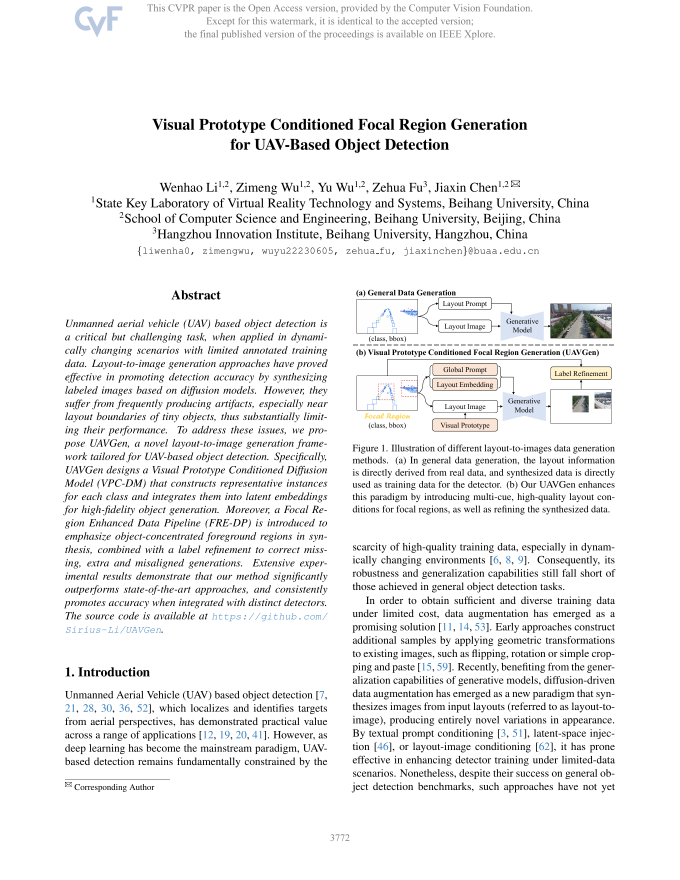
#> input picture paper/ppt_uavgen_cvpr2026/source/pages_240dpi/page-01.png, 2040 x 2640 px, found by its file name (shown at 1/3 size); its folder holds 4 pictures in this run
$ python crop_assets.py
#> lines starting #> are read from the running program, lines starting #| are printed output that depends on the picture
from pathlib import Path

from PIL import Image


ROOT = Path(r"H:\degree-dissertation\paper\ppt_uavgen_cvpr2026")
PAGES = ROOT / "source" / "pages_240dpi"
OUT = ROOT / "assets" / "figures"
OUT.mkdir(parents=True, exist_ok=True)


def crop(page: int, box: tuple[int, int, int, int], name: str) -> Path:
#> called with page = 1, box = (1055, 855, 1875, 1075), name = 'fig1_general.png'
    image = Image.open(PAGES / f"page-{page:02d}.png").convert("RGB")
#> image is the input picture: PIL image 2040x2640 RGB; mean R, G, B 239.9, 240, 240
    target = OUT / name
    image.crop(box).save(target, quality=96)
    return target


def fit_on_white(image: Image.Image, size: tuple[int, int]) -> Image.Image:
    image = image.copy()
    image.thumbnail(size, Image.Resampling.LANCZOS)
    canvas = Image.new("RGB", size, "white")
    x = (size[0] - image.width) // 2
    y = (size[1] - image.height) // 2
    canvas.paste(image, (x, y))
    return canvas


crop(1, (1055, 855, 1875, 1075), "fig1_general.png")
crop(1, (1055, 1080, 1880, 1310), "fig1_uavgen.png")
crop(3, (185, 225, 1835, 1425), "fig2_architecture.png")
#> call 3 of crop, with page = 3, box = (185, 225, 1835, 1425), name = 'fig2_architecture.png'
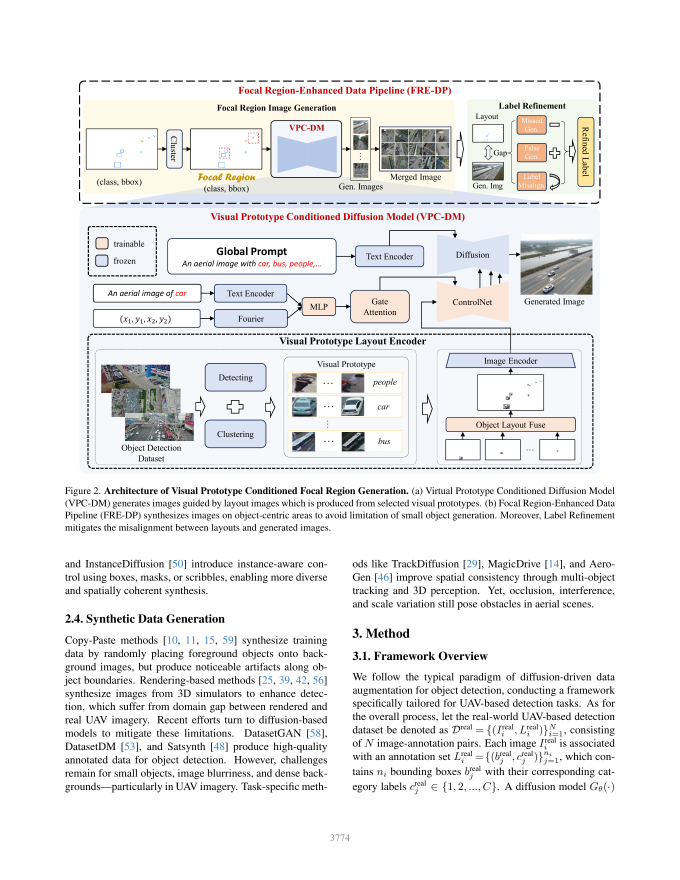
#> input picture paper/ppt_uavgen_cvpr2026/source/pages_240dpi/page-03.png, 2040 x 2640 px, found by its file name (shown at 1/3 size)
#> in crop, image is the input picture: PIL image 2040x2640 RGB; mean R, G, B 236.8, 236.7, 237
crop(3, (245, 610, 1800, 1405), "fig2_vpcdm.png")
crop(3, (250, 1000, 1180, 1395), "fig2_visual_prototypes.png")
crop(6, (390, 340, 1645, 960), "table1_main.png")
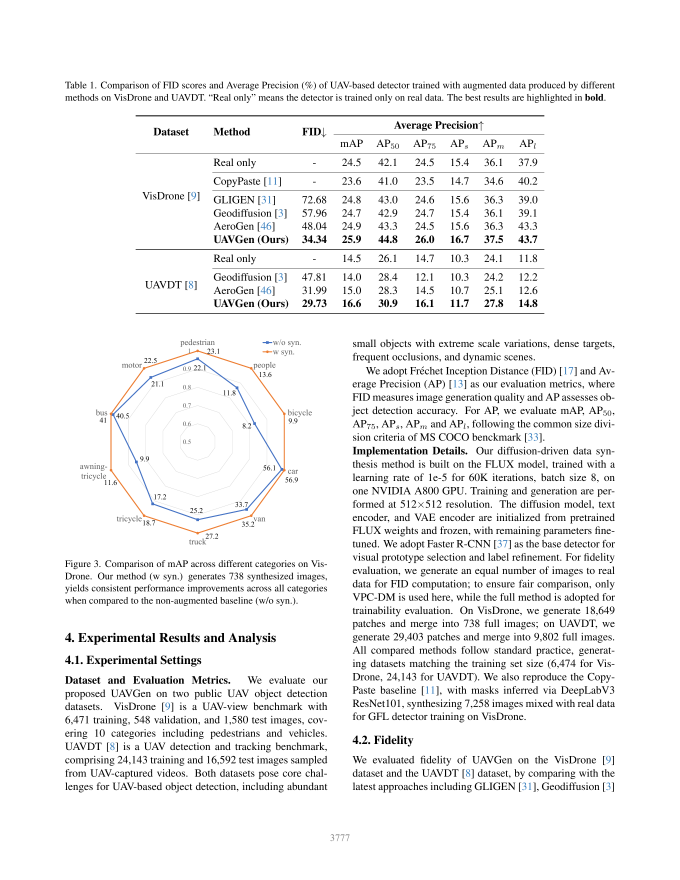
#> input picture paper/ppt_uavgen_cvpr2026/source/pages_240dpi/page-06.png, 2040 x 2640 px, found by its file name (shown at 1/3 size)
#> in crop, image is the input picture: PIL image 2040x2640 RGB; mean R, G, B 242, 242, 242
crop(6, (390, 340, 1645, 755), "table1_visdrone.png")
crop(6, (390, 755, 1645, 960), "table1_uavdt.png")
crop(6, (190, 990, 920, 1815), "fig3_categories.png")
crop(7, (270, 225, 1770, 805), "fig4_qualitative.png")
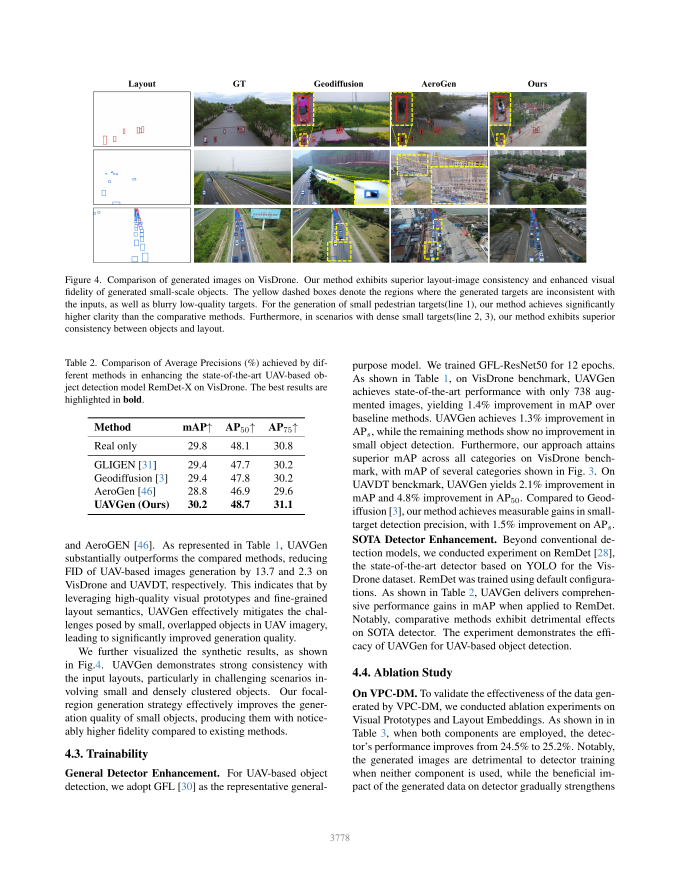
#> input picture paper/ppt_uavgen_cvpr2026/source/pages_240dpi/page-07.png, 2040 x 2640 px, found by its file name (shown at 1/3 size)
#> in crop, image is the input picture: PIL image 2040x2640 RGB; mean R, G, B 227.1, 227.6, 226.1
crop(7, (855, 225, 1480, 805), "fig4_baselines.png")
crop(7, (565, 225, 875, 445), "fig4_gt_top.png")
#> in crop (call 12), `image.crop(box).save(target, quality=96)`:
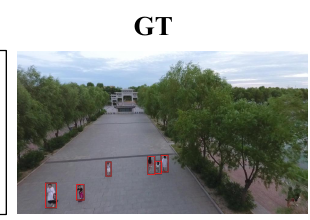
#> saved as fig4_gt_top.png: PIL image 310x220 RGB; mean R, G, B 148.3, 152.2, 149
crop(7, (1170, 225, 1475, 445), "fig4_aerogen_top.png")
#> in crop (call 13), `image.crop(box).save(target, quality=96)`:
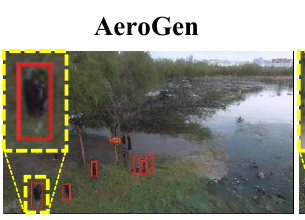
#> saved as fig4_aerogen_top.png: PIL image 305x220 RGB; mean R, G, B 140, 139.6, 128.6
crop(7, (1475, 225, 1780, 445), "fig4_uavgen_top.png")
#> in crop (call 14), `image.crop(box).save(target, quality=96)`:
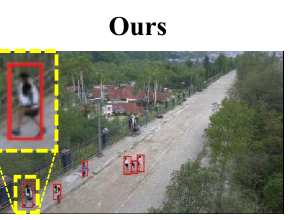
#> saved as fig4_uavgen_top.png: PIL image 305x220 RGB; mean R, G, B 155.1, 154.9, 143.9
crop(7, (260, 1235, 925, 1560), "table2_remdet.png")
#> in crop (call 15), `image.crop(box).save(target, quality=96)`:
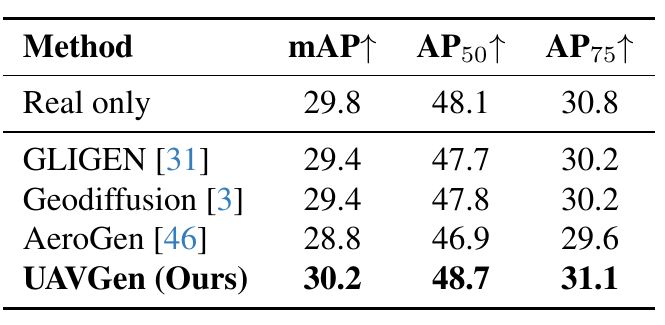
#> saved as table2_remdet.png: PIL image 665x325 RGB; mean R, G, B 231.8, 232, 232.1
#> (the run stopped early here; a loop or call above may not have finished)
